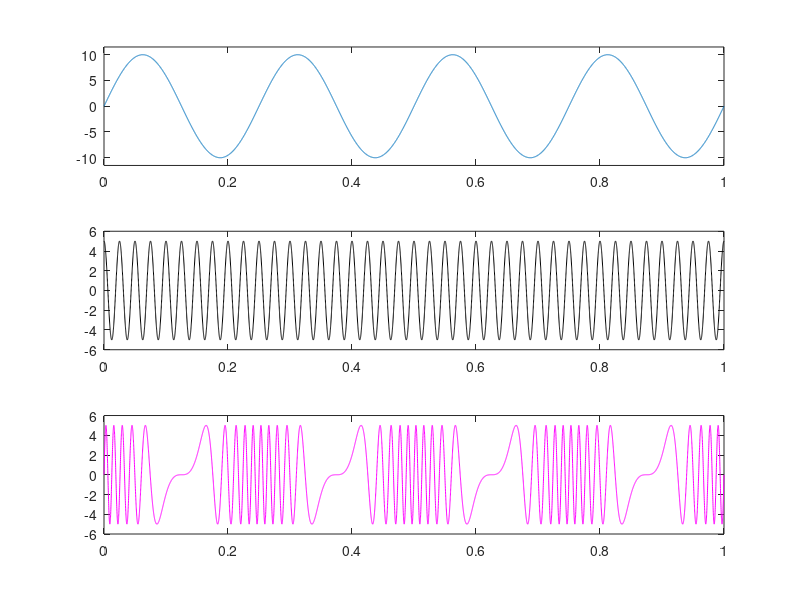

This chart was generated by the following MATLAB code:
clc;
clear all;
close all;
 
Vm = 10;
Vc = 5;
fm = 4;
fc = 40;
phi_m = 0;
phi_c = 0;
Mp = 10;
t = 0:0.0001:1;
 
modulatingSignal = Vm*sin(2*pi*fm*t + phi_m);
subplot(3,1,1);
plot(t, modulatingSignal);
axis([0 1 -Vm-1.5 Vm+1.5]);
 
carrierSignal = Vc*cos(2*pi*fc*t + phi_c);
subplot(3,1,2);
plot(t, carrierSignal,'black');
axis([0 1 -Vc-1 Vc+1]);
 
modulatedSignal = Vc.*sin(2*pi*fc*t + Mp.*sin(2*pi*fm*t));
subplot(3,1,3);
plot(t,modulatedSignal, 'm');
axis([0 1 -Vc-1.0 Vc+1.0]);